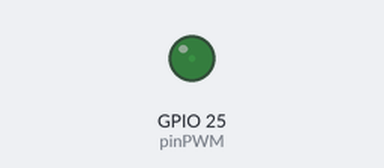
Recording of a program running on a simulated ESP32. Parts: output pins drawn as LEDs (lit = HIGH).

Above: at 0.05 s.
At 0.5 s:
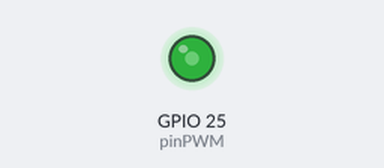
At 0.75 s:
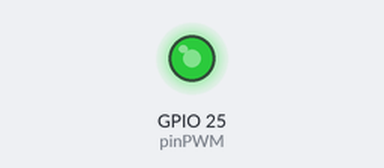
At 1.0 s:
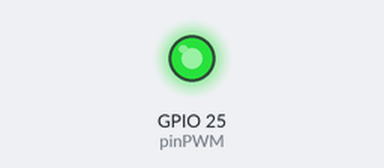
Timing chart, 0 to 3.0 s (numbered marks = the images above):
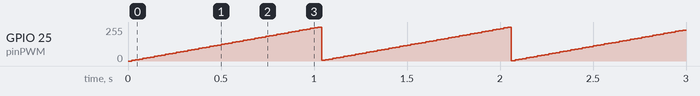

The program:

main.cpp
```cpp
#include <Arduino.h>
#define pinPWM 25
#define freq 1000
#define canalPWM 0
#define resolucion 8

void setup() {
  //Configuración de puertos
  pinMode(pinPWM, OUTPUT);

  //Configuración del PWM
  ledcSetup(canalPWM, freq,resolucion);
  ledcAttachPin(pinPWM, canalPWM);
}

void loop() {
  for(uint8_t i = 0; i<=255; i=i+5){
     ledcWrite(canalPWM, i);
     delay(20);
  }

  for(uint8_t i = 255; i>0; i=i-5){
     ledcWrite(canalPWM, i);
     delay(20);
  }
}
```

Measured:
- by itself, GPIO 25 (pinPWM): ramps from 0/255 to 255/255 and jumps back, once every 1.0 s
